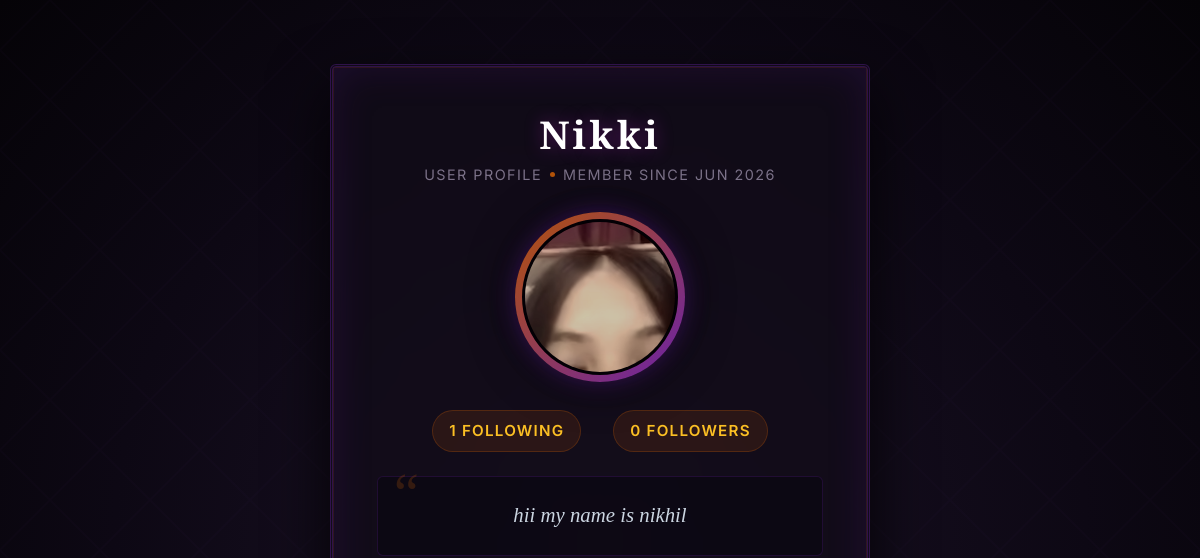
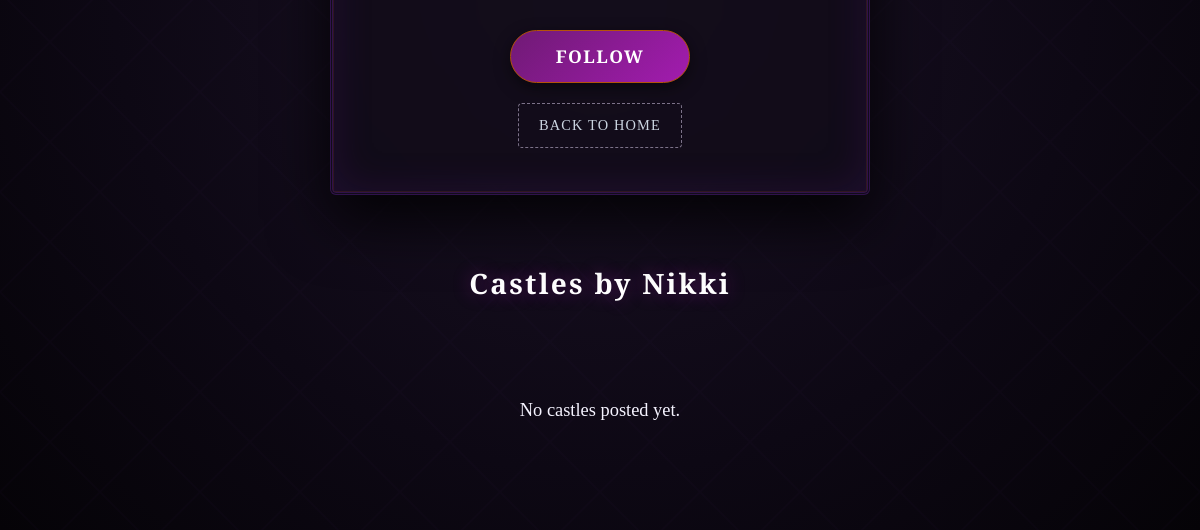
Page /profile_view/9/ on the earlier database version (2 pictures, top to bottom).
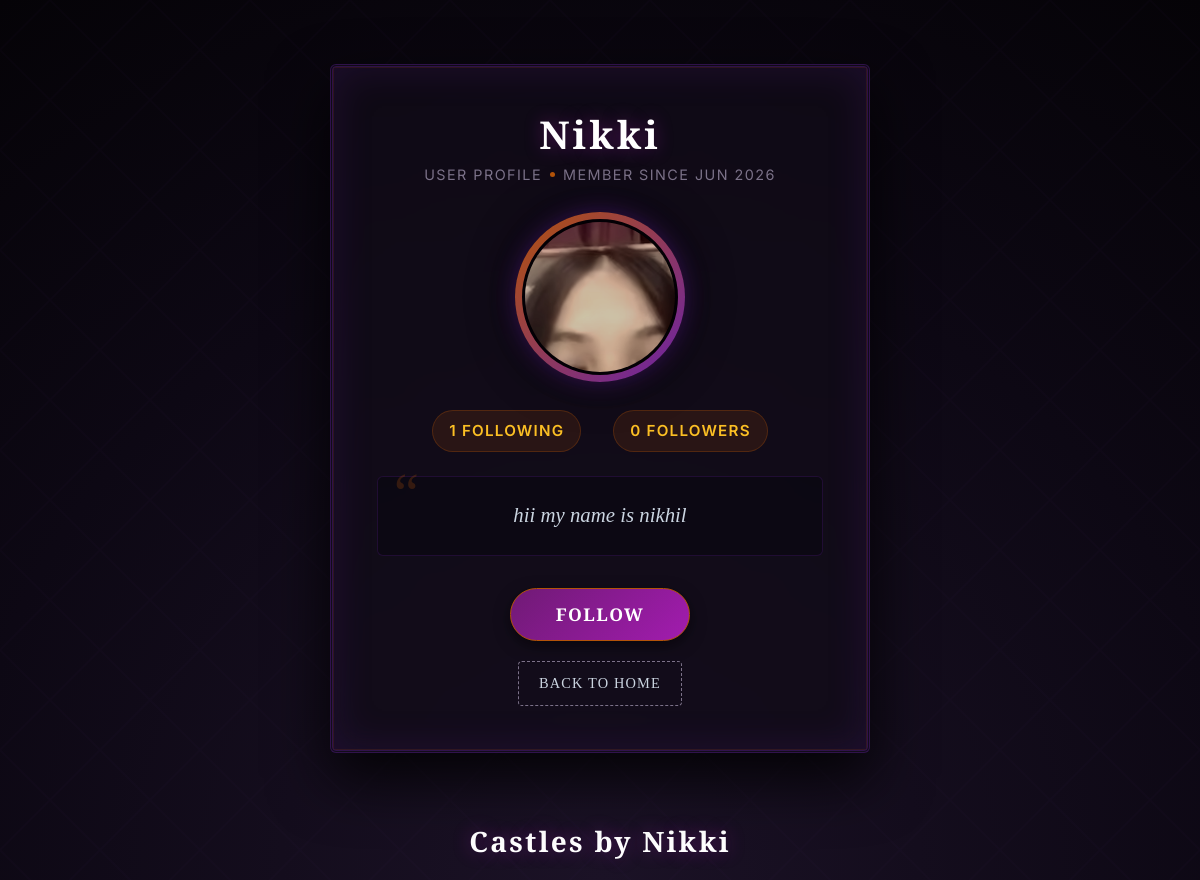
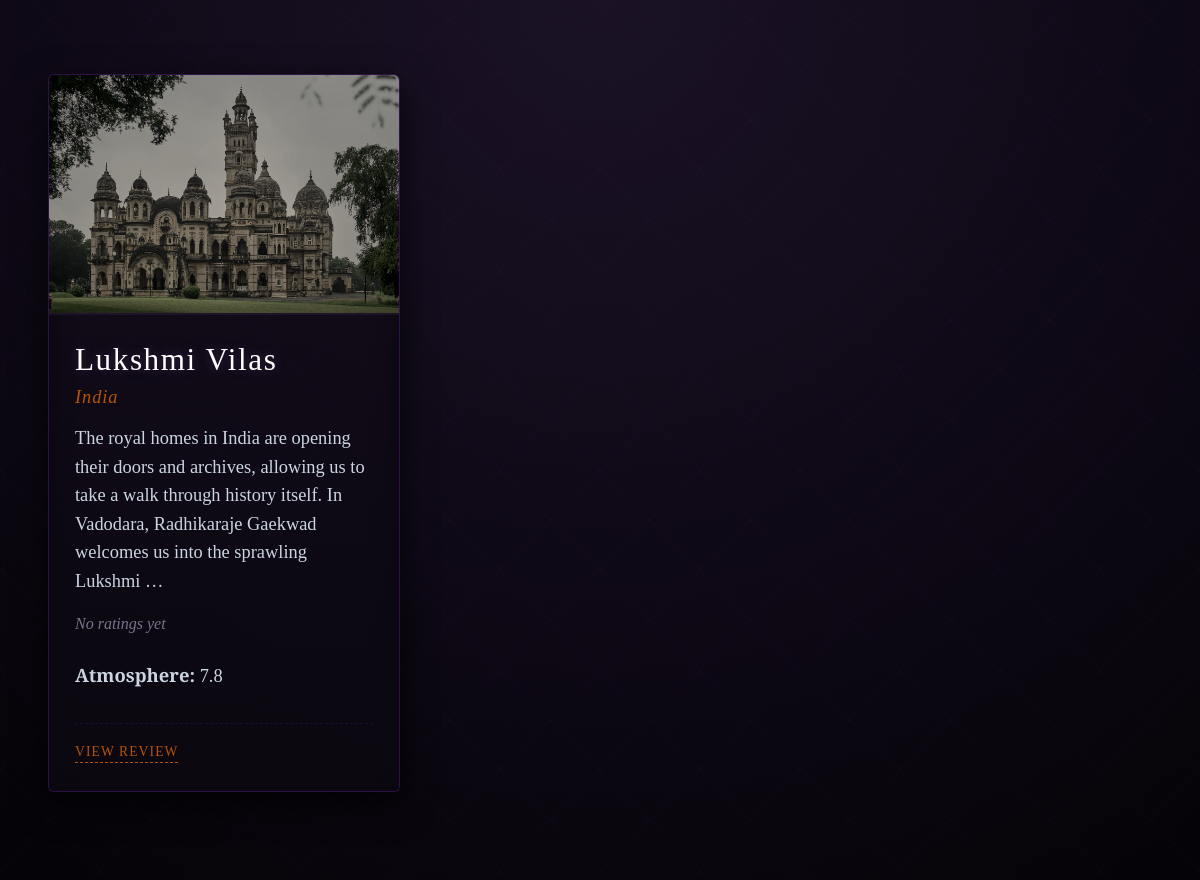
Same page on the later database version (2 pictures, top to bottom).
### core/models.py (models this page shows, shortened)
class Profile(models.Model):
    user = models.OneToOneField(User, on_delete=models.CASCADE)
    bio = models.TextField(blank=True)
    pic = models.ImageField(upload_to="images/" ,blank=True, null=True)
    created = models.DateTimeField(auto_now_add=True)

class Destination(models.Model):
    posted_by = models.ForeignKey(User, on_delete=models.SET_NULL, null=True, blank=True, related_name='destinations' )
    castle = models.CharField(max_length=100, unique=True)
    country = models.CharField(max_length=100)
    description = models.TextField()
    image = models.ImageField(upload_to="images/", blank=True, null=True)
    atmosphere = models.FloatField()
    tags = models.ManyToManyField('Tag',related_name="destinations", blank=True)

### core/views.py (the view)
# urls.py: path('profile_view/<int:user_id>/', views.Public_profile, name='public_profile'),
def Public_profile(request, user_id): # USER_ID USE FOR  jis user k profile dekhna h uski id
    data = get_object_or_404(Profile,user_id=user_id)
    data2 = data.user.destinations.all()
    followers_count = Follow.objects.filter(followers=data.user).count()
    following_count = Follow.objects.filter(following=data.user).count()
    is_following = False
    if request.user.is_authenticated:
        is_following = Follow.objects.filter(followers=request.user, following=data.user).exists()
    return render(request,'core/profile.html', {
        'profile': data,
        'user_posts': data2,
        'is_following': is_following,
        'followers_count': followers_count,
        'following_count':following_count
    })

### templates/core/profile.html (shortened to what this page needs)
<!DOCTYPE html>
<html lang="en">
<head>
    {% load static %}
    <link rel="stylesheet" href="https://cdn.jsdelivr.net/npm/bootstrap@5.3.8/dist/css/bootstrap.min.css">
    <link rel="stylesheet" href="{% static 'core/styles.css' %}">
</head>
<body>
<div class="page-wrapper">
    <div class="container py-5">
        <div class="row g-4 profile-posts-row">
        <div class="profile-card mx-auto">
            <h1 class="profile-title">
                {{ profile.user.username|title }}
            </h1>
            <div class="profile-meta">
                <span>User Profile</span>
                <span class="meta-dot"></span>
                <span>Member since {{ profile.created|date:"M Y" }}</span>
            </div>
            <div class="avatar-wrapper">
                {% if profile.pic %}
                    <div class="avatar-container">
                        <img src="{{ profile.pic.url }}" class="profile-pic">
                    </div>
                {% else %}
                    <div class="placeholder-avatar">
                        {{ profile.user.username|slice:":1"|title }}
                    </div>
                {% endif %}
            </div>
            <div class="profile-follow-counts">
                <span class="followers-count">
                    {{ followers_count }} Following
                </span>
                <span class="following-count">
                    {{  following_count }} Followers
                </span>
            </div>
            <div class="profile-bio-section">
                {% if profile.bio %}
                    <p class="profile-bio">{{ profile.bio }}</p>
                {% else %}
                    <p class="profile-bio empty">
                        No bio written yet.
                    </p>
                {% endif %}
            </div>
            {% if request.user != profile.user %}
            <form method="POST"
                  action="{% url 'follow' profile.user.id %}"
                  class="follow-form">
                {% if is_following %}
                    <button type="submit" class="btn follow-btn">
                        Unfollow
                    </button>
                {% else %}
                    <button type="submit" class="btn follow-btn">
                        Follow
                    </button>
                {% endif %}
            </form>
            {% endif %}
            <div class="profile-actions">
                <a href="{% url 'home' %}" class="back-home-btn">
                    Back To Home
                </a>
            </div>
        </div>
        <h3 class="profile-section-title text-center mt-5 mb-4">
            {% if profile.user == request.user %}
                Your Castle Posts
            {% else %}
                Castles by {{ profile.user.username|title }}
            {% endif %}
        </h3>
        <div class="row g-4">
            {% for d in user_posts %}
            <div class="col-lg-4 col-md-6">
                <article class="destination-card card h-100">
                    {% if d.image %}
                    <img src="{{ d.image.url }}"
                         alt="{{ d.castle }}"
                         class="card-img-top">
                    {% endif %}
                    <div class="card-body destination-card-body d-flex flex-column">
                        <h2 class="destination-card-title">
                            {{ d.castle }}
                        </h2>
                        <p class="destination-card-subtitle">
                            {{ d.country }}
                        </p>
                        <p class="destination-card-text">
                            {{ d.description|truncatewords:30 }}
                        </p>
                        {% if d.Avg_rate %}
                            <p class="average-rating-stars">
                                ⭐ {{ d.Avg_rate|floatformat:1 }}
                            </p>
                        {% else %}
                            <p class="average-rating-none">
                                No ratings yet
                            </p>
                        {% endif %}
                        <p class="destination-card-text mt-2">
                            <strong>Atmosphere:</strong>
                            {{ d.atmosphere }}
                        </p>
                        <div class="destination-card-meta mt-auto">
                            <div class="card-action-links mt-3">
                                <a href="{% url 'review_view' d.id %}"
                                   class="view-review-link">
                                   View Review
                                </a>
                            </div>
                        </div>
                    </div>
                </article>
            </div>
            {% empty %}
            <div class="col-12 text-center">
                <p>No castles posted yet.</p>
            </div>
            {% endfor %}
        </div>
    </div>
</div>
</body>
</body>
</html>

Differences in the rows shown:
added Destination: image (picture), castle "Lukshmi Vilas", country "India", description "The royal homes in India are opening their doors and archives, allowing us to take a walk through history itself. In Vadodara, Radhikaraje Gaekwad welcomes us into the sprawling Lukshmi …", atmosphere "7.8"
Other differences:
text no longer shown: "No castles posted yet."
